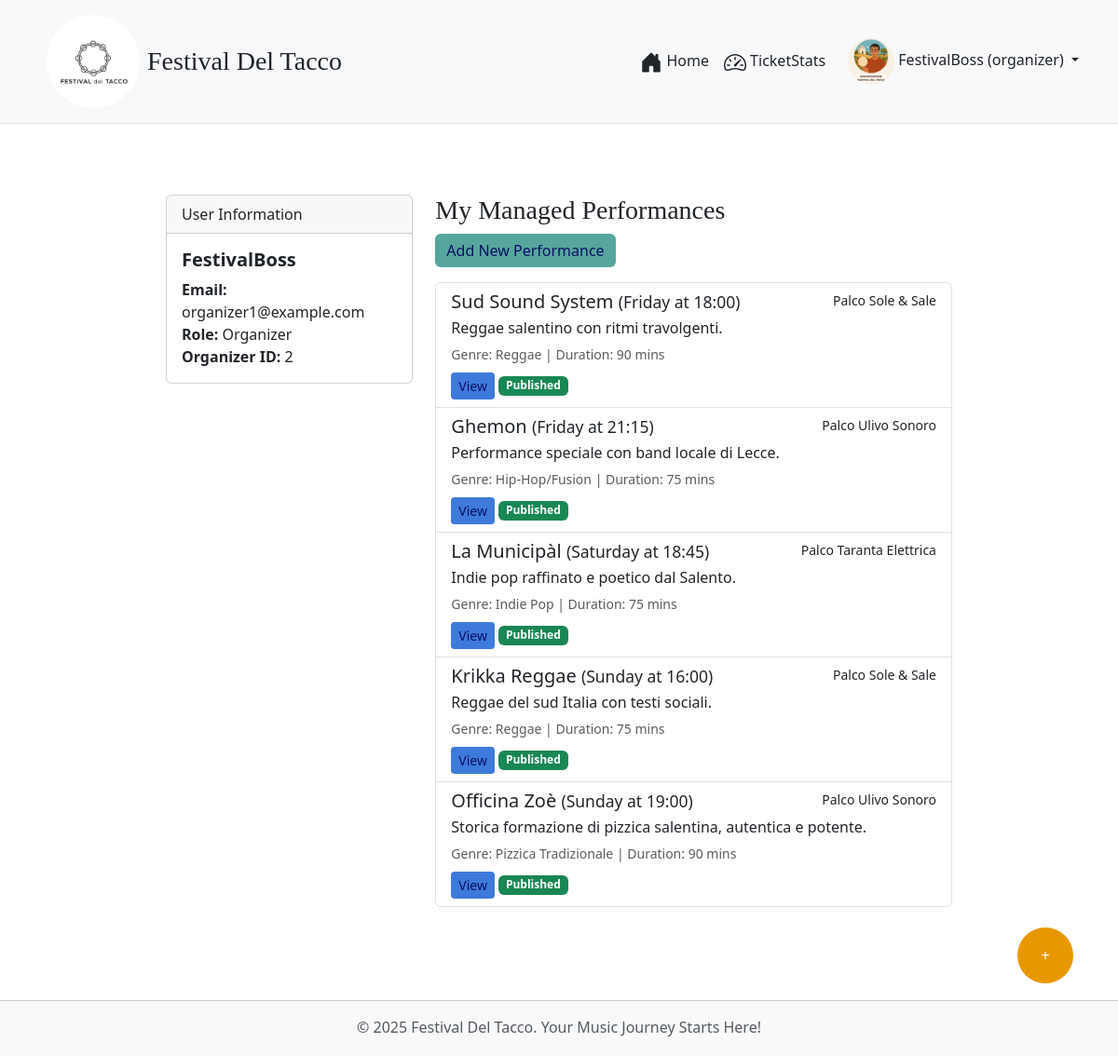
The page /profile (signed in) on the database its author committed.
### tables this page shows
CREATE TABLE UTENTI (
            id INTEGER PRIMARY KEY AUTOINCREMENT,
            email TEXT UNIQUE NOT NULL,
            nickname TEXT NOT NULL,
            password_hash TEXT NOT NULL,
            role TEXT NOT NULL CHECK(role IN ('participant', 'organizer'))
        );

CREATE TABLE PERFORMANCE (
            id INTEGER PRIMARY KEY AUTOINCREMENT,
            artist_name TEXT NOT NULL UNIQUE,
            day TEXT NOT NULL,
            start_time TEXT NOT NULL, -- HH:MM format
            duration_minutes INTEGER NOT NULL,
            description TEXT,
            stage_name TEXT NOT NULL,
            genre TEXT,
            image_path TEXT,
            is_published INTEGER NOT NULL DEFAULT 0, -- 0 for False, 1 for True
            organizer_id INTEGER NOT NULL,
            FOREIGN KEY (organizer_id) REFERENCES UTENTI (id)
        );

### app.py (the view)
@app.route('/profile')
@login_required
def profile():
    user_ticket = None
    organizer_all_festival_performances = [] # Per la visione completa del festival da parte dell'organizzatore
    if current_user.role == 'participant':
        user_ticket_data = db.get_ticket_by_user_id(current_user.id)
        if user_ticket_data:
            user_ticket = dict(user_ticket_data)
            user_ticket['valid_days_list'] = user_ticket['valid_days'].split(',')
            user_ticket['ticket_type_name'] = Config.TICKET_TYPES.get(user_ticket['ticket_type'], {}).get('name', 'Unknown Ticket')
    elif current_user.role == 'organizer':
        print(current_user.id)
        organizer_all_festival_performances = db.get_performances_by_organizer(organizer_id=current_user.id)
    return render_template('profile_festival.html',
                           user_ticket=user_ticket,
                           organizer_performances=organizer_all_festival_performances)

### app.py (called while the page is built)
@login_manager.user_loader
def load_user(user_id):
    user_data = db.get_user_by_id(int(user_id))
    if user_data:
        return User(id=user_data['id'], email=user_data['email'], nickname=user_data['nickname'], role=user_data['role'])
    return None

@app.context_processor
def inject_global_vars(): # prendo le variabli globali da festival_config.py, comuni a tutti i template
    user_has_ticket = False
    if current_user.is_authenticated and current_user.role == 'participant':
        if db.get_ticket_by_user_id(current_user.id):
            user_has_ticket = True
    return dict(
        FESTIVAL_DAYS=Config.FESTIVAL_DAYS,
        FESTIVAL_STAGES=Config.FESTIVAL_STAGES,
        TICKET_TYPES_CONFIG=Config.TICKET_TYPES,
        now=datetime.now().year,
        g_user_has_ticket=user_has_ticket
    )

### festival_dao.py (called while the page is built)
def get_db_connection():
    conn = sqlite3.connect(DATABASE_NAME)
    conn.row_factory = sqlite3.Row # Access columns by name
    return conn

def get_user_by_id(user_id):
    conn = get_db_connection()
    user = conn.execute("SELECT * FROM UTENTI WHERE id = ?", (user_id,)).fetchone()
    conn.close()
    return user

def get_performances_by_organizer(organizer_id, include_published=True, include_unpublished=True):
    conn = get_db_connection()
    query = "SELECT p.*, u.nickname as organizer_nickname FROM PERFORMANCE p JOIN UTENTI u ON p.organizer_id = u.id WHERE p.organizer_id = ?"
    params = [organizer_id]
    if not include_published and include_unpublished:
        query += " AND p.is_published = 0"
    elif include_published and not include_unpublished:
        query += " AND p.is_published = 1"
    elif not include_published and not include_unpublished: # Should not happen, but good to cover
        conn.close()
        return []
    query += " ORDER BY CASE p.day WHEN 'Friday' THEN 1 WHEN 'Saturday' THEN 2 WHEN 'Sunday' THEN 3 ELSE 4 END, p.start_time"
    performances = conn.execute(query, tuple(params)).fetchall()
    conn.close()
    return performances

### templates/profile_festival.html (shortened to what this page needs)
{% extends "base_festival.html" %}
{% block content %}
<div class="container mt-5">
    <div class="row">
        <div class="col-md-4">
            <div class="card">
                <div class="card-header">
                    User Information
                </div>
                <div class="card-body">
                    <h5 class="card-title">{{ current_user.nickname }}</h5>
                    <p class="card-text">
                        <strong>Email:</strong> {{ current_user.email }}<br>
                        <strong>Role:</strong> {{ current_user.role.capitalize() }}
                        {% if current_user.role == 'organizer' %}
                        <br><strong>Organizer ID:</strong> {{ current_user.id }}
                        {% endif %}
                    </p>
                </div>
            </div>
        </div>
        <div class="col-md-8">
            {% if current_user.role == 'participant' %}
            <h3 style="font-family: 'Playfair Display', serif;">My Ticket</h3>
            {% if user_ticket %}
            <div class="card bg-light mb-3">
                <div class="card-header">{{ user_ticket.ticket_type_name }}</div>
                <div class="card-body">
                    <h5 class="card-title">Valid for: {{ user_ticket.valid_days_list | join(', ') }}</h5>
                    <p class="card-text"><small class="text-muted">Purchased on: {{ user_ticket.purchase_date.split('
                            ')[0] }}</small></p>
                </div>
            </div>
            {% else %}
            <p style="font-family: 'Playfair Display', serif;">You haven't purchased a ticket yet.</p>
            <a href="{{ url_for('buy_ticket') }}" class="btn btn-success">Buy Ticket Now!</a>
            {% endif %}
            {% elif current_user.role == 'organizer' %}
            <h3 style="font-family: 'Playfair Display', serif;">My Managed Performances</h3>
            <a href="{{ url_for('manage_performance') }}" class="btn mynewperfbutton mb-3">Add New Performance</a>
            {% if organizer_performances %}
            <div class="list-group">
                {% for perf in organizer_performances %}
                <div
                    class="list-group-item list-group-item-action flex-column align-items-start {% if not perf.is_published %}list-group-item-warning{% endif %}">
                    <div class="d-flex w-100 justify-content-between">
                        <h5 class="mb-1">{{ perf.artist_name }} <small>({{ perf.day }} at {{ perf.start_time }})</small>
                        </h5>
                        <small>{{ perf.stage_name }}</small>
                    </div>
                    <p class="mb-1">{{ perf.description[:100] }}{% if perf.description|length > 100 %}...{% endif %}</p>
                    <small class="text-muted">Genre: {{ perf.genre }} | Duration: {{ perf.duration_minutes }}
                        mins</small>
                    <div class="mt-2">
                        <a href="{{ url_for('performance_detail', perf_id=perf.id) }}"
                            class="btn btn-sm myviewbutton">View</a>
                        {% if not perf.is_published %}
                        <a href="{{ url_for('manage_performance', perf_id=perf.id) }}"
                            class="btn btn-sm myeditbutton">Edit</a>
                        <form action="{{ url_for('publish_performance', perf_id=perf.id) }}" method="POST"
                            style="display: inline;">
                            <button type="submit" class="btn btn-sm mybuttoncolors">Publish</button>
                        </form>
                        {% else %}
                        <span class="badge bg-success">Published</span>
                        {% endif %}
                    </div>
                </div>
                {% endfor %}
            </div>
            {% else %}
            <p>You haven't created any performances yet.</p>
            {% endif %}
            {% endif %}
        </div>
    </div>
</div>
{% endblock %}

### templates/base_festival.html (shortened to what this page needs)
<!DOCTYPE html>
<html lang="it">
<head>
    <link href="https://cdn.jsdelivr.net/npm/bootstrap@5.3.2/dist/css/bootstrap.min.css" rel="stylesheet"
>
    <link rel="stylesheet" href="{{ url_for('static', filename='css/style_festival.css') }}">
    <link rel="stylesheet" href="https://unpkg.com/leaflet@1.9.4/dist/leaflet.css"
 />
</head>
<body>
    <nav>
        <header class="p-3 mb-3 border-bottom bg-light sticky-top">
            <div class="container">
                <div class="d-flex flex-wrap align-items-center justify-content-center justify-content-lg-start">
                    <a href="{{ url_for('home') }}"
                        class="d-flex align-items-center text-dark text-decoration-none me-lg-auto ms-2">
                        <img src="{{ url_for('static', filename='images/logo/LogoFestivalDelTacco.jpeg') }}"
                            alt="Festival del Tacco" class="img-fluid rounded-circle"
                            style="height: 100px; width: 100px; object-fit: cover;" loading="lazy">
                        <span class="fs-3 ms-2" style="font-family: 'Playfair Display', serif;">Festival Del
                            Tacco</span>
                    </a>
                    <ul class="nav col-12 col-lg-auto mb-2 justify-content-center mb-md-0">
                        <li><a href="{{ url_for('home') }}"
                                class="nav-link px-2 {% if request.endpoint == 'home' %}link-secondary{% else %}link-dark{% endif %}">
                                Home
                            </a>
                        </li>
                        {% if current_user.is_authenticated and current_user.role == 'organizer' %}
                        <li>
                            <a href="{{ url_for('organizer_stats') }}"
                                class="nav-link px-2 {% if request.endpoint == 'organizer_stats' %}link-secondary{% else %}link-dark{% endif %}">
                                TicketStats
                            </a>
                        </li>
                        {% endif %}
                    </ul>
                    <div class="ms-lg-3">
                        {% if current_user.is_authenticated %}
                        <div class="dropdown text-end">
                            <a href="#" class="d-block link-dark text-decoration-none dropdown-toggle"
                                id="dropdownUser1" data-bs-toggle="dropdown" aria-expanded="false">
                                {% if current_user.role == 'organizer' %}
                                <img src="{{ url_for('static', filename='images/logo/organizer.png') }}"
                                    alt="organizer_image" width="50" height="50" class="rounded-circle myprofileicon">
                                {% endif %}
                                {{ current_user.nickname }} ({{ current_user.role }})
                            </a>
                        </div>
                        {% else %}
                        <a href="{{ url_for('login') }}" class="btn btn-outline myloginbutton me-2">Login</a>
                        <a href="{{ url_for('register') }}" class="btn  mybuttoncolors">Sign-up</a>
                        {% endif %}
                    </div>
                </div>
            </div>
        </header>
    </nav>
    <main class="container col-lg-9 col-md-12 pt-5 pt-md-3 pt-lg-2 pt-xl-2 pt-xxl-2 order-1 mt-lg-1 ">
        {% block content %}
        {% endblock %}
    </main>
    {% if current_user.is_authenticated and current_user.role == 'organizer' %}
    <div>
        <button type="button" class="btn m-5 end-0 myhoveringbutton" data-bs-toggle="modal"
            data-bs-target="#addPerformanceModal" title="Add New Performance">+</button>
    </div>
    {% endif %}
    <footer class="footer py-3 bg-light order-2">
        <div class="container text-center">
            <span class="text-muted">© {{ now }} Festival Del Tacco. Your Music Journey Starts Here!</span>
        </div>
    </footer>
</body>
</html>

### static/css/style_festival.css (style rules this page uses)
html, body { height: 100%; margin: 0; padding: 0; display: flex; flex-direction: column; }
body { min-height: 100vh; }
.myprofileicon { z-index: 1030; }
main, main.container { flex: 1; padding: 1rem; padding-bottom: 100px; }
footer.footer { flex-shrink: 0; height: 60px; background-color: #e8ddd5; padding: 1rem 0; text-align: center; border-top: 1px solid #ccc; }
.card { transition: transform 0.2s ease-in-out, box-shadow 0.2s ease-in-out; }
.card-title { font-weight: bold; }
header.sticky-top { z-index: 1030; }
.myviewbutton { background-color: #3e7adb; border: none; color: #0c1163; }
.mynewperfbutton { background-color: #56a69d; border: none; color: #0c1163; }
.myhoveringbutton { background-color: #e79801; border: none; border-radius: 50%; bottom: 30px; color: #ffffff; cursor: pointer; height: 60px; position: fixed; right: 30px; text-align: center; text-decoration: none; vertical-align: middle; width: 60px; z-index: 1030; }
@media (min-width: 769px) { main { padding-top: 100px; } }

### rows shown on the page
UTENTI: nickname "FestivalBoss", role "organizer", email "organizer1@example.com", role "Organizer", id "2"
PERFORMANCE: artist_name "Sud Sound System", day "Friday", start_time "18:00", stage_name "Palco Sole & Sale", description "Reggae salentino con ritmi travolgenti.", genre "Reggae", duration_minutes "90", is_published "Published"
PERFORMANCE: artist_name "Ghemon", day "Friday", start_time "21:15", stage_name "Palco Ulivo Sonoro", description "Performance speciale con band locale di Lecce.", genre "Hip-Hop/Fusion", duration_minutes "75", is_published "Published"
PERFORMANCE: artist_name "La Municipàl", day "Saturday", start_time "18:45", stage_name "Palco Taranta Elettrica", description "Indie pop raffinato e poetico dal Salento.", genre "Indie Pop", duration_minutes "75", is_published "Published"
PERFORMANCE: artist_name "Krikka Reggae", day "Sunday", start_time "16:00", stage_name "Palco Sole & Sale", description "Reggae del sud Italia con testi sociali.", genre "Reggae", duration_minutes "75", is_published "Published"
PERFORMANCE: artist_name "Officina Zoè", day "Sunday", start_time "19:00", stage_name "Palco Ulivo Sonoro", description "Storica formazione di pizzica salentina, autentica e potente.", genre "Pizzica Tradizionale", duration_minutes "90", is_published "Published"
